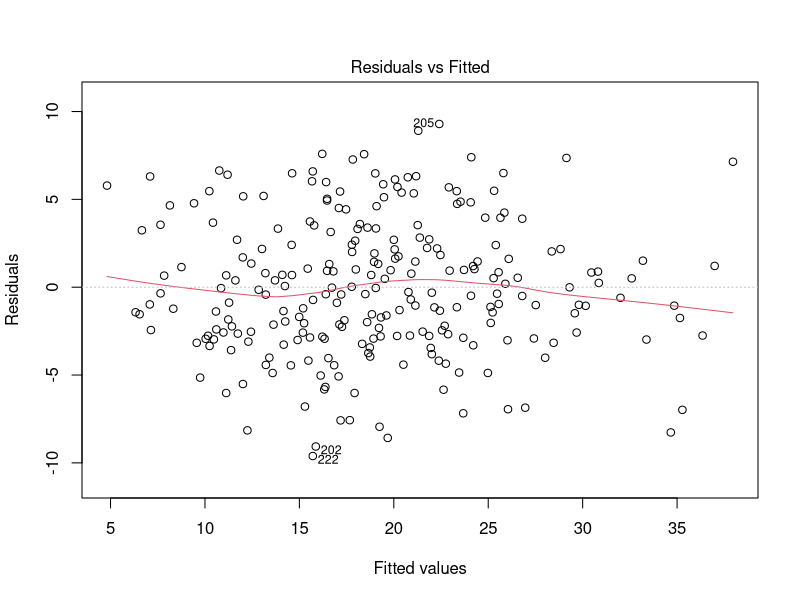
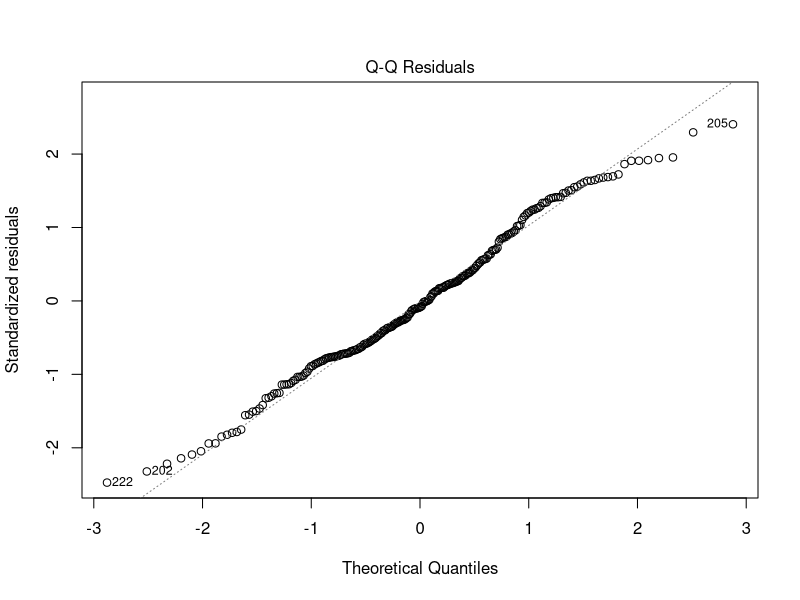
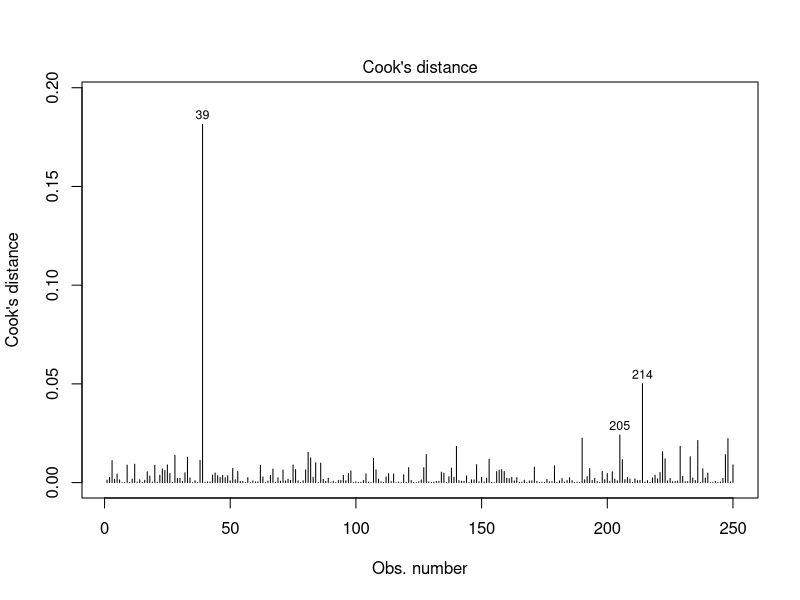
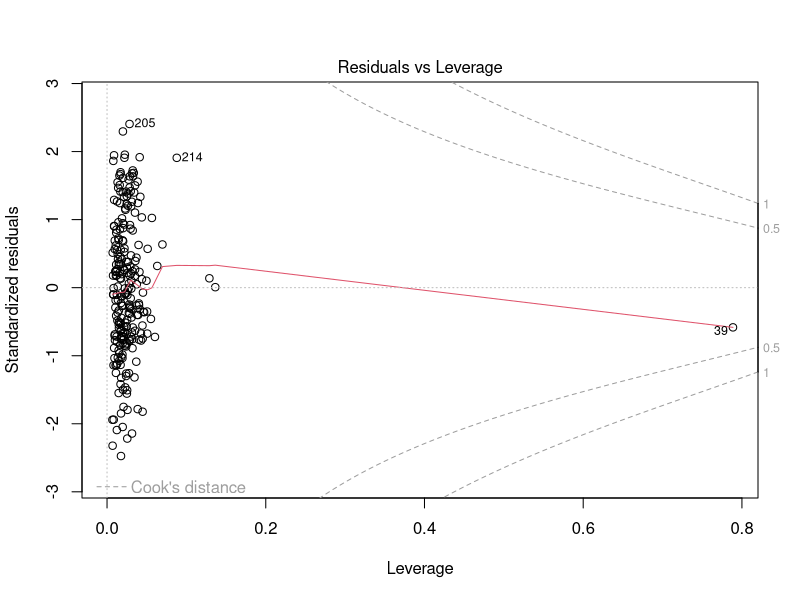

Write R code to recreate these figures, in order.
### STAT628 module2 ###
### team members ###
# Sixu Li sli739@wisc.edu
# Zihang Wang zwang2547@wisc.edu
# Yinqiu Xu   yxu475@wisc.edu

##################### Introduction #####################
# This module we aim to create a calculator for bodyfat measurement. The task can be seperated into the following steps:
# 1. data preprocessing: We deleted or imputed problematic data points. Then we added 9 new ratios as predictors.
# 2. candidate models: We tried to list as many meaningful and effective models as possible.
# 3. cross validation: We performed cross validation and used average MAPE as a criterion. We evaluated the candidate models and found the best one.
# 4. model diagnostics: Using some common methods to check assumptions of the presented model.

##################### Contributions #####################
# 1. data preprocessing: Zihang Wang created and maintained, Sixu Li and Yinqiu Xu revised.
# 2. candidate models: Yinqiu Xu created and maintained, Sixu Li and Zihang Wang revised.
# 3. cross validation: Zihang Wang created and maintained, Sixu Li and Yinqiu Xu revised.
# 4. model diagnostics: Sxiu Li created and maintained, Yinqiu Xu and Zihang Wang revised.
# 5. Shiny app: Yinqiu Xu created and maintained, Sixu Li and Zihang Wang revised.

##################### PART 2: candidate models #####################
library(ggplot2)
library(gmodels)

data=read.csv("cleaned_data.csv")
## linear regression
n = dim(data)[1]

## full model with original variables step
model = lm(BODYFAT~AGE+WEIGHT+HEIGHT+ADIPOSITY+NECK+CHEST+ABDOMEN+HIP+THIGH+KNEE+ANKLE+BICEPS+FOREARM+WRIST,data = data)
model1 = step(model,direction = "both",k=log(n),trace = F)
summary(model1)

## quadratic regression
model = lm(BODYFAT~AGE+WEIGHT+HEIGHT+ADIPOSITY+NECK+CHEST+
             ABDOMEN+HIP+THIGH+KNEE+ANKLE+BICEPS+FOREARM+
             WRIST+I(AGE)^2+I(WEIGHT^2)+I(HEIGHT^2)+
             I(ADIPOSITY^2)+I(NECK^2)+I(CHEST^2)+I(ABDOMEN^2)+
             I(HIP^2)+I(THIGH^2)+I(KNEE^2)+I(ANKLE^2)+I(BICEPS^2)+
             I(FOREARM^2)+I(WRIST^2), data=data)
model2 = step(model,direction = "both",k=log(n),trace = F)
summary(model2)

## Ratio  + age + weight + height + adiposity model
model = lm(BODYFAT~ AGE+WEIGHT+HEIGHT+ADIPOSITY+ADOHIPr+
             THIHIPr+WRIFORr+KNETHIr+NECCHEr+WRIBICr+FORBICr+
             ANKTHIr+CHEABDr,data = data)
model3 = step(model,direction = "both",k=log(n),trace = F)
summary(model3)

## Abdomen + weight model
model4 = lm(BODYFAT~ABDOMEN+WEIGHT,data = data)
summary(model4)

## Adiposity + abdomen/hip model
model5 = lm(BODYFAT~ADIPOSITY+ADOHIPr,data=data)
summary(model5)

## age + age^2 + ad + ad^2 
model = lm(BODYFAT ~ (AGE + I(AGE^2) + ADIPOSITY + I(ADIPOSITY^2))^2 - 
             AGE:I(AGE^2) - ADIPOSITY:I(ADIPOSITY^2) +NECK+CHEST+
             ABDOMEN+HIP+THIGH+KNEE+ANKLE+BICEPS+FOREARM+WRIST, data = data)
model6 = step(model, direction = "both", trace = F, k=log(n))
summary(model6)

## put full model into step function
model = lm(BODYFAT ~ ., data = data)
model7 = step(model, direction = "both", trace = F, k=log(n))
summary(model7)

##################### PART 3: cross validation#####################
# cross validation function
cross_validation = function(model,data,fold=10){
  # generate 10 subsets
  cvlist = list()
  n = rep(1:fold,ceiling(length(data$BODYFAT)/fold))[1:length(data$BODYFAT)]
  set.seed(628)
  temp = sample(n,length(data$BODYFAT))  
  x = 1:fold
  dataseq = 1:length(data$BODYFAT)
  cvlist = lapply(x,function(x) dataseq[which(temp==x)])  
  #print(cvlist)
  
  # cross validation
  mape = c()
  for (i in 1:fold) {
    validation_set = data[cvlist[[i]],]
    training_set = data[-cvlist[[i]],]
    my_model = lm(model,data=training_set)
    validation_prediction = predict(my_model,validation_set)
    my_mape = sum(abs((validation_set$BODYFAT-validation_prediction)/validation_set$BODYFAT))/length(validation_prediction)
    mape = c(mape,my_mape)
  }
  final_mape = mean(mape)
  return(final_mape)
}

# compare candidate model
cross_validation(model1,data)
cross_validation(model2,data)
cross_validation(model3,data)
cross_validation(model4,data)
cross_validation(model5,data)
cross_validation(model6,data)
cross_validation(model7,data)

# final model: model 6
final_model = lm(model6,data=data)
summary(final_model)
ci(final_model)

# prediction on test sample
test = data.frame(AGE=44.9,ADIPOSITY=25.5,NECK=38,ABDOMEN=92.7,WRIST=18.2)
(pre_test = predict(final_model,test,interval = "confidence"))

##################### PART 4: model diagostics #####################

plot(final_model,1,sub="") # check homoscedasticity
plot(final_model,2,sub="") # check qqplot
plot(final_model,4,sub = "") #cook distance
plot(final_model,5,sub = "") # check outliers

# Remove data point 39 and fit final model again
data_new = data[-39, ]
final_model_new = lm(model6,data=data_new)
summary(final_model)
cross_validation(final_model_new,data_new)
cross_validation(final_model,data)
